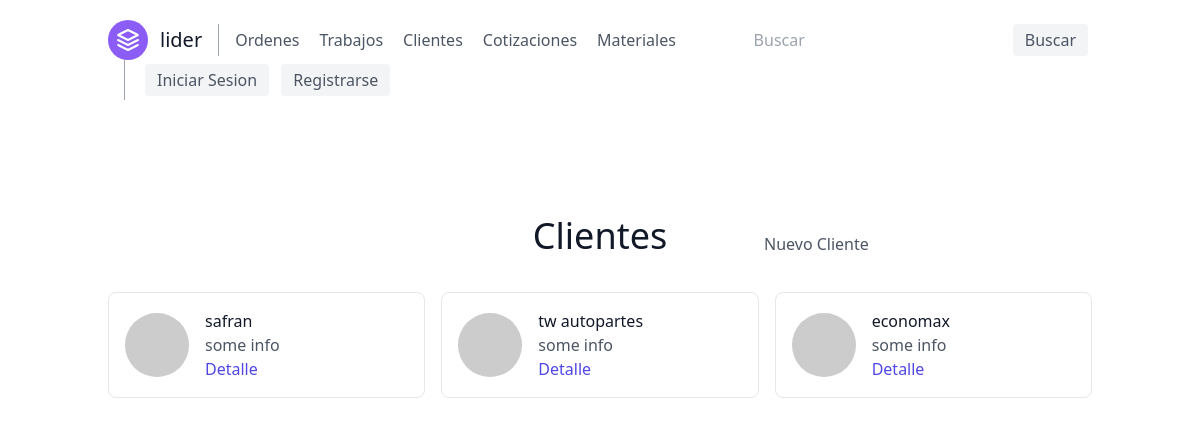
/clientes/, run on the app's committed database.
### orders/models.py (models this page shows, shortened)
class Customer(models.Model):
    name_company = models.CharField(verbose_name='Nombre/Empresa', max_length=50)
    email = models.EmailField(verbose_name='Correo', null=True)
    phone_number = models.CharField(verbose_name='Telefono', max_length=10, validators=[RegexValidator(r'^\d{1,10}$')])
    address = models.CharField(verbose_name='Domicilio', max_length=100, null=True)
    shipping = models.BooleanField(verbose_name='Entrega a domicilio')

### customers/views.py (the view)
# urls.py: path('', CustomersView.as_view(), name='customers'),
class CustomersView(ListView):
    model = Customer
    template_name = 'customers/customers.html'
    ordering = ['-id']
    paginate_by = 5

### customers/templates/customers/customers.html
{% extends 'base.html' %}
{% block content %}
    <section class="text-gray-600 body-font">
        <div class="container px-5 py-24 mx-auto">
            <div class="grid grid-cols-3 text-center w-full mb-5">
                <p></p>
                <h1 class="sm:text-4xl text-3xl font-medium title-font mb-4 text-gray-900">Clientes</h1>
                <a class="grid content-center justify-start" href="{% url 'customers-create' %}">Nuevo Cliente</a>
            </div>
            <div class="flex flex-wrap -m-2">
                {% for customer in customer_list %}
                    <div class="p-2 lg:w-1/3 md:w-1/2 w-full">
                        <div class="h-full flex items-center border-gray-200 border p-4 rounded-lg">
                            <img alt="team"
                                 class="w-16 h-16 bg-gray-100 object-cover object-center flex-shrink-0 rounded-full mr-4"
                                 src="https://dummyimage.com/80x80">
                            <div class="flex-grow">
                                <h2 class="text-gray-900 title-font font-medium">{{ customer.name_company }}</h2>
                                <p>some info</p>
                                <a href="{% url 'customer-detail' customer.pk %}"
                                   class="text-indigo-600 hover:text-blue-500">Detalle</a>
                            </div>
                        </div>
                    </div>
                {% endfor %}
            </div>
        </div>
    </section>
{% endblock content %}

### data on the page
Customer: name_company "safran"
Customer: name_company "tw autopartes"
Customer: name_company "economax"
